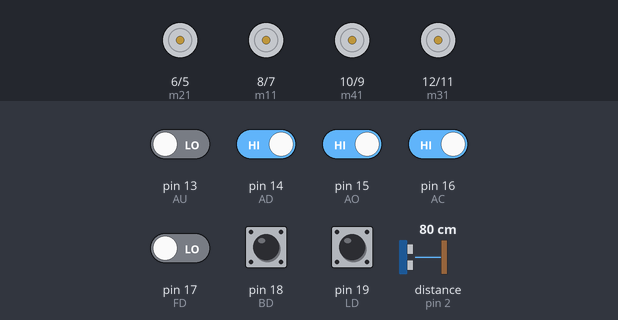
This sketch was run on a simulated Arduino Uno, built with avr-gcc and run on an emulated ATmega328P. Shown: motor-driver pin pairs drawn as motors (green arrow = first pin HIGH = forward, orange = second pin HIGH = backward, longer = more drive). Inputs (shaded band) come from the test bench; at power-on: pin 14 (AD), pin 15 (AO), pin 16 (AC), pin 18 (BD), pin 19 (LD) HIGH, pin 13 (AU), pin 17 (FD) LOW, distance to the obstacle (sensor on pin 2) 80 cm. The echo pulse lasts 58.3 µs per cm.

Above: at 1.2 s.
1.3 s: distance to the obstacle (sensor on pin 2) set to 11 cm
3.0 s: distance to the obstacle (sensor on pin 2) set to 8 cm
At 5.9 s:
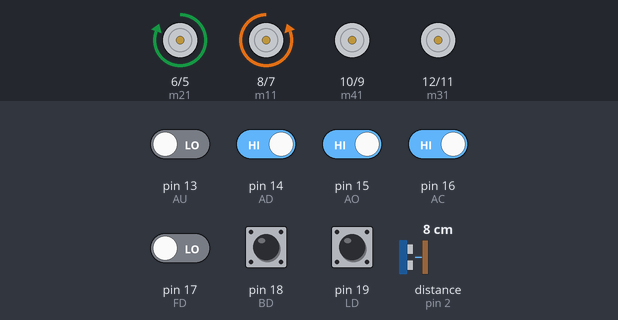
6.0 s: distance to the obstacle (sensor on pin 2) set to 18 cm
At 6.5 s:
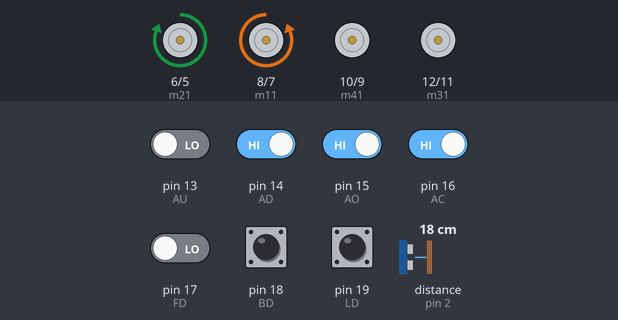
7.5 s: distance to the obstacle (sensor on pin 2) set to 2 cm
At 8.4 s:
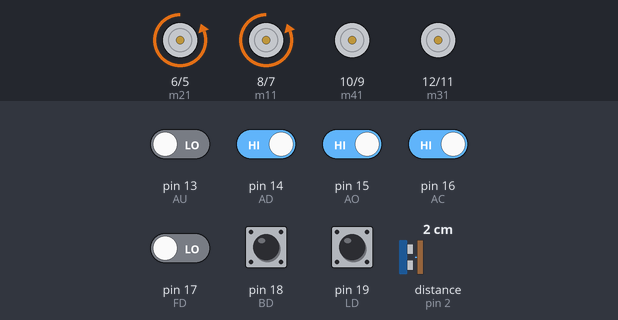
10.5 s: pin 14 (AD) driven LOW and pin 15 (AO) driven LOW
At 12.7 s:
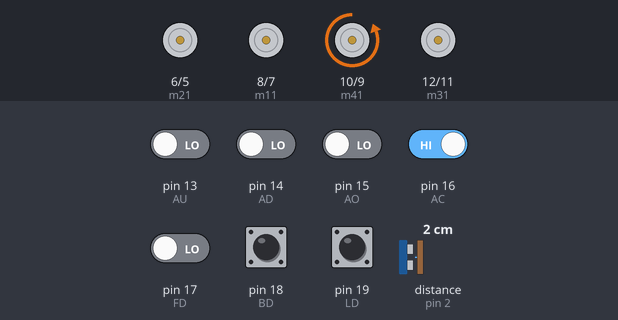
13.5 s: pin 13 (AU) driven HIGH and pin 16 (AC) driven LOW
At 15.9 s:
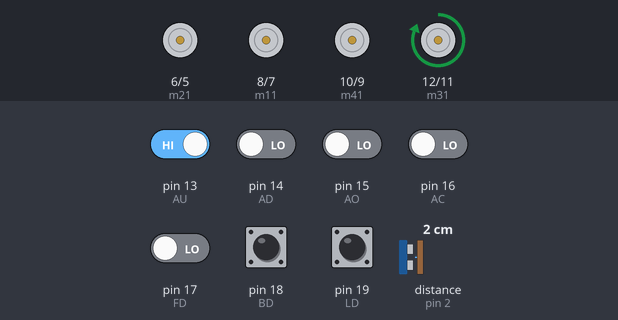
Timing chart, 0 to 17.5 s (numbered marks = the images above; inputs shaded):
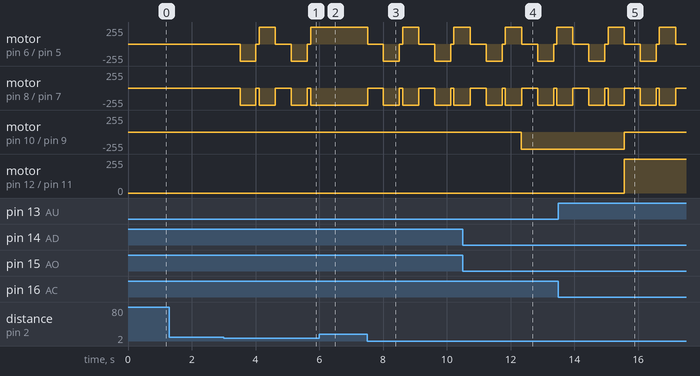

Measured:
- the behaviour switches between 10 and 9 cm on distance to the obstacle (sensor on pin 2) (found by bisection; images 0 and 1)
- after the input at 1.3 s, every drawn part: stays the same
- after the input at 6.0 s, motor on pin 6 (m21) / pin 5 (m22): stays forward 255/255 (without the input it goes to stopped after 0.24 s); motor on pin 8 (m11) / pin 7 (m12): stays backward 255/255 (without the input it goes to stopped after 0.24 s)
- after the input at 10.5 s, motor on pin 10 (m41) / pin 9 (m42): stopped → backward 255/255 after 1.8 s
- after the input at 13.5 s, motor on pin 10 (m41) / pin 9 (m42): backward 255/255 → stopped after 2.1 s; motor on pin 12 (m31) / pin 11 (m32): stopped → forward 255/255 after 2.1 s

The sketch:

Program_for_Simulation.ino
```cpp
// for driving 'D'
#define FD 17
#define BD 18
#define LD 19
#define RD 1

// for arm 'A'
#define AU 13
#define AD 14
#define AO 15
#define AC 16

// for driving
#define m11 8    // left motor
#define m12 7     // left motor
#define m21 6     // right motor
#define m22 5     // right motor

// for arm
#define m31 12      // for up-down
#define m32 11      // for up-down
#define m41 10     // for open-close
#define m42 9    // for open-close

// for ultrasonic sensor
#define trig 0    // trigger pin
#define echo 2     // echo pin

long duration, distance;

void forward_drive()
{
   digitalWrite(m11, HIGH);
   digitalWrite(m12, LOW);
   digitalWrite(m21, HIGH);
   digitalWrite(m22, LOW);
}

void backward_drive()
{
   digitalWrite(m11, LOW);
   digitalWrite(m12, HIGH);
   digitalWrite(m21, LOW);
   digitalWrite(m22, HIGH);
}

void left_drive()
{
   digitalWrite(m11, LOW);
   digitalWrite(m12, HIGH);
   digitalWrite(m21, HIGH);
   digitalWrite(m22, LOW);
}

void right_drive()
{
   digitalWrite(m11, HIGH);
   digitalWrite(m12, LOW);
   digitalWrite(m21, LOW);
   digitalWrite(m22, HIGH);
}

void Stop_driving()
{
   digitalWrite(m11, LOW);
   digitalWrite(m12, LOW);
   digitalWrite(m21, LOW);
   digitalWrite(m22, LOW);
}

void arm_up()
{
   digitalWrite(m31, HIGH);
   digitalWrite(m32, LOW);
   digitalWrite(m41, LOW);
   digitalWrite(m42, LOW);
}

void arm_down()
{
   digitalWrite(m31, LOW);
   digitalWrite(m32, HIGH);
   digitalWrite(m41, LOW);
   digitalWrite(m42, LOW);
}

void arm_open()
{
   digitalWrite(m31, LOW);
   digitalWrite(m32, LOW);
   digitalWrite(m41, HIGH);
   digitalWrite(m42, LOW);
}

void arm_close()
{
   digitalWrite(m31, LOW);
   digitalWrite(m32, LOW);
   digitalWrite(m41, LOW);
   digitalWrite(m42, HIGH);
}

void arm_stable()
{
   digitalWrite(m31, LOW);
   digitalWrite(m32, LOW);
   digitalWrite(m41, LOW);
   digitalWrite(m42, LOW);
}

void setup()
{
  pinMode(FD, INPUT);
  pinMode(BD, INPUT);
  pinMode(LD, INPUT);
  pinMode(RD, INPUT);
  pinMode(AU, INPUT);
  pinMode(AD, INPUT);
  pinMode(AO, INPUT);
  pinMode(AC, INPUT);

  pinMode(m11, OUTPUT);
  pinMode(m12, OUTPUT);
  pinMode(m21, OUTPUT);
  pinMode(m22, OUTPUT);
  pinMode(m31, OUTPUT);
  pinMode(m32, OUTPUT);
  pinMode(m41, OUTPUT);
  pinMode(m42, OUTPUT);

  pinMode(trig, OUTPUT);
  pinMode(echo, INPUT);
  Serial.begin(9600);
}

void loop()
{
  int temp1=digitalRead(FD);
  int temp2=digitalRead(BD);
  int temp3=digitalRead(LD);
  int temp4=digitalRead(RD);
  int temp5=digitalRead(AU);
  int temp6=digitalRead(AD);
  int temp7=digitalRead(AO);
  int temp8=digitalRead(AC);

  digitalWrite(trig, LOW);    // starting with a LOW pulse beforehand to ensure a clean HIGH pulse
  delayMicroseconds(2);
  digitalWrite(trig, HIGH);     // sending waves for 10 us
  delayMicroseconds(10);
  digitalWrite(trig, LOW);
  duration = pulseIn(echo, HIGH);     // receive reflected waves
  distance = duration/58.3;     // converting to distance
  delay(10);

  if (distance >= 10)
  {
    if(temp1==1 && temp2==0 && temp3==0 && temp4==0)
      forward_drive();

    else if(temp1==0 && temp2==1 && temp3==0 && temp4==0)
      backward_drive();

    else if(temp1==0 && temp2==0 && temp3==1 && temp4==0)
      left_drive();

    else if(temp1==0 && temp2==0 && temp3==0 && temp4==1)
      right_drive();

    else if(temp1==0 && temp2==0 && temp3==0 && temp4==0)
      Stop_driving();
  }
  else if (distance < 10)
  {
    Stop_driving();
    delay(500);
    backward_drive();
    delay(500);
    Stop_driving();
    delay(100);
    left_drive();
    delay(500);
  }
  if(temp5==1 && temp6==0 && temp7==0 && temp8==0)
    arm_up();

  else if(temp5==0 && temp6==1 && temp7==0 && temp8==0)
    arm_down();

  else if(temp5==0 && temp6==0 && temp7==1 && temp8==0)
    arm_open();

  else if(temp5==0 && temp6==0 && temp7==0 && temp8==1)
    arm_close();

  else if(temp5==0 && temp6==0 && temp7==0 && temp8==0)
  arm_stable();
}
```
